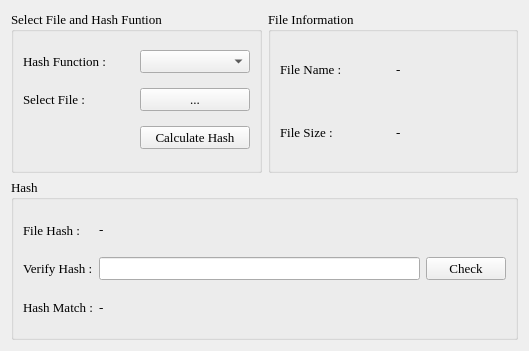
<?xml version="1.0" encoding="UTF-8"?>
<ui version="4.0">
 <class>Widget</class>
 <widget class="QWidget" name="Widget">
  <property name="windowModality">
   <enum>Qt::NonModal</enum>
  </property>
  <property name="geometry">
   <rect>
    <x>0</x>
    <y>0</y>
    <width>529</width>
    <height>351</height>
   </rect>
  </property>
  <property name="font">
   <font>
    <family>Georgia</family>
    <pointsize>12</pointsize>
    <italic>false</italic>
    <stylestrategy>PreferAntialias</stylestrategy>
    <kerning>true</kerning>
   </font>
  </property>
  <property name="windowTitle">
   <string>HashCheck</string>
  </property>
  <property name="windowIcon">
   <iconset resource="Assets.qrc">
    <normaloff>:/icons/appIcon.png</normaloff>:/icons/appIcon.png</iconset>
  </property>
  <property name="styleSheet">
   <string notr="true">Widget{
	color: qlineargradient(spread:pad, x1:0, y1:0, x2:1, y2:0, stop:0 rgba(0, 0, 0, 255), stop:1 rgba(255, 255, 255, 255))
}</string>
  </property>
  <layout class="QGridLayout" name="gridLayout">
   <item row="0" column="0">
    <widget class="QGroupBox" name="selectionBox">
     <property name="font">
      <font>
       <family>Georgia</family>
       <pointsize>10</pointsize>
      </font>
     </property>
     <property name="title">
      <string>Select File and Hash Funtion</string>
     </property>
     <layout class="QGridLayout" name="gridLayout_2">
      <item row="0" column="0">
       <widget class="QLabel" name="hashFuncLabel">
        <property name="font">
         <font>
          <family>Georgia</family>
          <pointsize>10</pointsize>
         </font>
        </property>
        <property name="text">
         <string>Hash Function :</string>
        </property>
       </widget>
      </item>
      <item row="0" column="1">
       <widget class="QComboBox" name="hashCombo">
        <property name="font">
         <font>
          <family>Georgia</family>
          <pointsize>10</pointsize>
         </font>
        </property>
       </widget>
      </item>
      <item row="1" column="0">
       <widget class="QLabel" name="sFileLabel">
        <property name="font">
         <font>
          <family>Georgia</family>
          <pointsize>10</pointsize>
         </font>
        </property>
        <property name="text">
         <string>Select File :</string>
        </property>
       </widget>
      </item>
      <item row="1" column="1">
       <widget class="QPushButton" name="sFileButton">
        <property name="font">
         <font>
          <family>Georgia</family>
          <pointsize>10</pointsize>
         </font>
        </property>
        <property name="text">
         <string>...</string>
        </property>
       </widget>
      </item>
      <item row="2" column="1">
       <widget class="QPushButton" name="calculateHash">
        <property name="font">
         <font>
          <family>Georgia</family>
          <pointsize>10</pointsize>
         </font>
        </property>
        <property name="text">
         <string>Calculate Hash</string>
        </property>
        <property name="autoRepeat">
         <bool>false</bool>
        </property>
        <property name="flat">
         <bool>false</bool>
        </property>
       </widget>
      </item>
     </layout>
    </widget>
   </item>
   <item row="0" column="1">
    <widget class="QGroupBox" name="infoBox">
     <property name="font">
      <font>
       <family>Georgia</family>
       <pointsize>10</pointsize>
      </font>
     </property>
     <property name="title">
      <string>File Information</string>
     </property>
     <layout class="QGridLayout" name="gridLayout_3">
      <item row="0" column="1">
       <widget class="QLabel" name="filename">
        <property name="sizePolicy">
         <sizepolicy hsizetype="Ignored" vsizetype="Ignored">
          <horstretch>0</horstretch>
          <verstretch>0</verstretch>
         </sizepolicy>
        </property>
        <property name="font">
         <font>
          <family>Georgia</family>
          <pointsize>10</pointsize>
         </font>
        </property>
        <property name="text">
         <string>-</string>
        </property>
        <property name="scaledContents">
         <bool>true</bool>
        </property>
        <property name="wordWrap">
         <bool>true</bool>
        </property>
       </widget>
      </item>
      <item row="0" column="0">
       <widget class="QLabel" name="fNameLabel">
        <property name="font">
         <font>
          <family>Georgia</family>
          <pointsize>10</pointsize>
         </font>
        </property>
        <property name="text">
         <string>File Name :</string>
        </property>
       </widget>
      </item>
      <item row="1" column="0">
       <widget class="QLabel" name="fsizeLabel">
        <property name="font">
         <font>
          <family>Georgia</family>
          <pointsize>10</pointsize>
         </font>
        </property>
        <property name="text">
         <string>File Size :</string>
        </property>
       </widget>
      </item>
      <item row="1" column="1">
       <widget class="QLabel" name="fileSize">
        <property name="font">
         <font>
          <family>Georgia</family>
          <pointsize>10</pointsize>
         </font>
        </property>
        <property name="text">
         <string>-</string>
        </property>
        <property name="wordWrap">
         <bool>true</bool>
        </property>
       </widget>
      </item>
     </layout>
    </widget>
   </item>
   <item row="1" column="0" colspan="2">
    <widget class="QGroupBox" name="hashBox">
     <property name="font">
      <font>
       <family>Georgia</family>
       <pointsize>10</pointsize>
      </font>
     </property>
     <property name="title">
      <string>Hash</string>
     </property>
     <layout class="QGridLayout" name="gridLayout_4">
      <item row="0" column="0">
       <widget class="QLabel" name="fHashLabel">
        <property name="font">
         <font>
          <family>Georgia</family>
          <pointsize>10</pointsize>
         </font>
        </property>
        <property name="text">
         <string>File Hash :</string>
        </property>
       </widget>
      </item>
      <item row="1" column="0">
       <widget class="QLabel" name="vHash">
        <property name="font">
         <font>
          <family>Georgia</family>
          <pointsize>10</pointsize>
         </font>
        </property>
        <property name="text">
         <string>Verify Hash :</string>
        </property>
       </widget>
      </item>
      <item row="1" column="2">
       <widget class="QPushButton" name="checkButton">
        <property name="font">
         <font>
          <family>Georgia</family>
          <pointsize>10</pointsize>
         </font>
        </property>
        <property name="text">
         <string>Check</string>
        </property>
       </widget>
      </item>
      <item row="1" column="1">
       <widget class="QLineEdit" name="inputHash">
        <property name="font">
         <font>
          <family>Georgia</family>
          <pointsize>10</pointsize>
         </font>
        </property>
        <property name="styleSheet">
         <string notr="true"/>
        </property>
       </widget>
      </item>
      <item row="0" column="1" colspan="2">
       <widget class="QLabel" name="fileHash">
        <property name="font">
         <font>
          <family>Georgia</family>
          <pointsize>10</pointsize>
         </font>
        </property>
        <property name="text">
         <string>-</string>
        </property>
        <property name="wordWrap">
         <bool>true</bool>
        </property>
        <property name="textInteractionFlags">
         <set>Qt::LinksAccessibleByMouse|Qt::TextSelectableByMouse</set>
        </property>
       </widget>
      </item>
      <item row="2" column="0">
       <widget class="QLabel" name="hashMatchLabel">
        <property name="font">
         <font>
          <family>Georgia</family>
          <pointsize>10</pointsize>
         </font>
        </property>
        <property name="text">
         <string>Hash Match :</string>
        </property>
       </widget>
      </item>
      <item row="2" column="1" colspan="2">
       <widget class="QLabel" name="hashMatchStatus">
        <property name="font">
         <font>
          <family>Georgia</family>
          <pointsize>10</pointsize>
         </font>
        </property>
        <property name="frameShape">
         <enum>QFrame::NoFrame</enum>
        </property>
        <property name="text">
         <string>-</string>
        </property>
       </widget>
      </item>
     </layout>
    </widget>
   </item>
  </layout>
 </widget>
 <resources>
  <include location="Assets.qrc"/>
 </resources>
 <connections/>
</ui>
